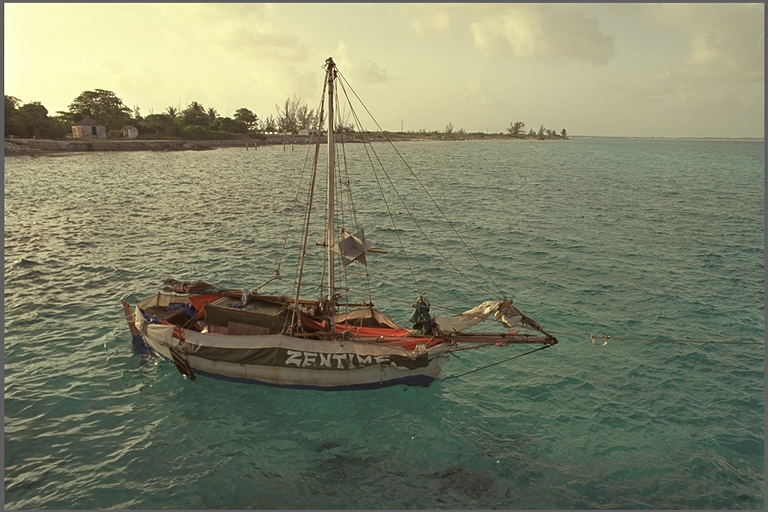
%> input picture Segelboot.bmp, 768 x 512 px
$ octave sebTry.m   (GNU Octave 9; MATLAB toolbox functions it lacks are replaced by stand-ins)
%> lines starting %> are read from the running program, lines starting %| are printed output that depends on the picture; in (x1, y1, x2, y2) boxes, pixels count from 0 and x2, y2 are one past the last pixel; in counts of white or black regions, pixels touching at a corner belong together; the program's own positions count from 1
img = imread('Segelboot.bmp');   % an rgb image
%> img is the input picture: size 512x768x3 uint8; mean R, G, B 126.5, 129.8, 104.5
bw = sum(img,3) > 400;        % a binary image to overlay
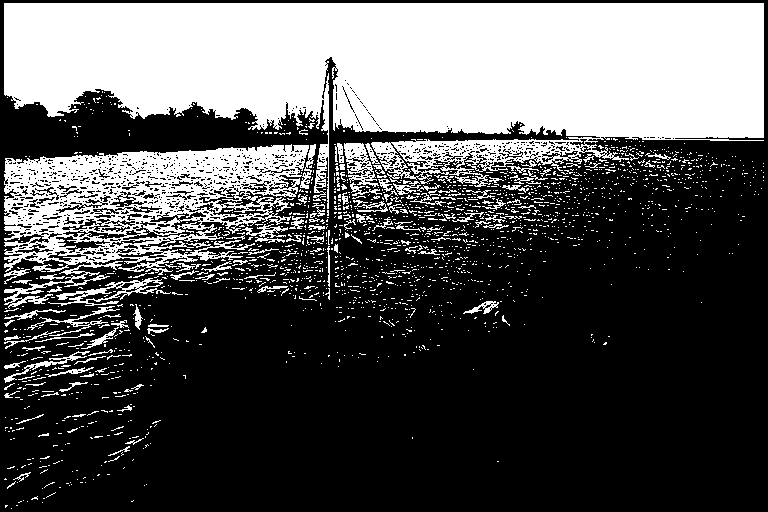
%> bw: size 512x768 logical; 34% white; 1967 white regions (1826 under 20 px), largest, box (x1, y1, x2, y2) and area: (4, 3, 764, 209) 96848, (4, 144, 316, 309) 21752, (48, 278, 171, 306) 870

mask = cast(bw, class(img));  % ensure the types are compatible
img_masked = img .* repmat(mask, [1 1 3]);  % apply the mask
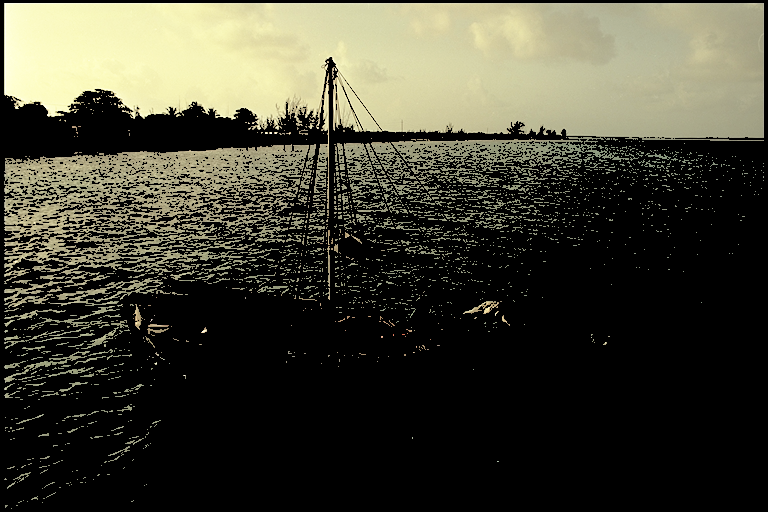
%> img_masked: size 512x768x3 uint8; mean R, G, B 67.2, 66.2, 52.6


imshow(img_masked);

$ run again, with Baboon.tif saved as Segelboot.bmp
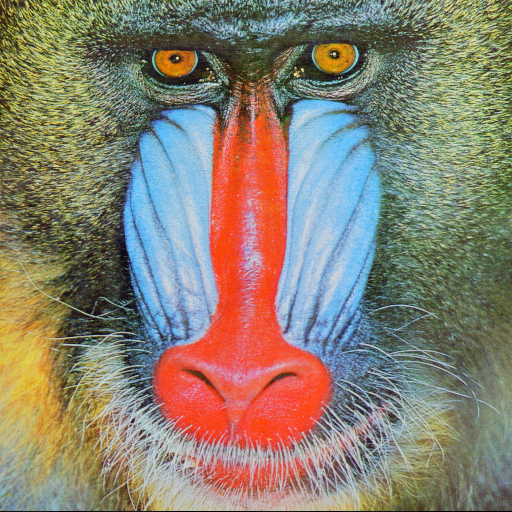
%> input picture Baboon.tif, 512 x 512 px
%> img is the input picture: size 512x512x3 uint8; mean R, G, B 137.4, 128.9, 113.1
%> `bw = sum(img,3) > 400;`:
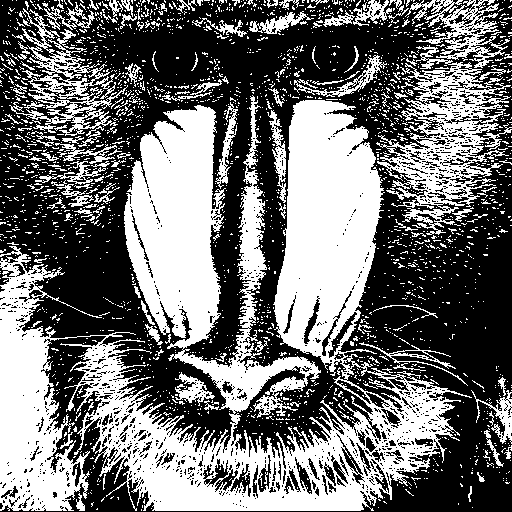
%> bw: size 512x512 logical; 44.2% white; 2420 white regions (2280 under 20 px), largest, box (x1, y1, x2, y2) and area: (0, 95, 472, 511) 81502, (376, 45, 512, 235) 8995, (9, 8, 128, 147) 3852
%> `img_masked = img .* repmat(mask, [1 1 3]);`:
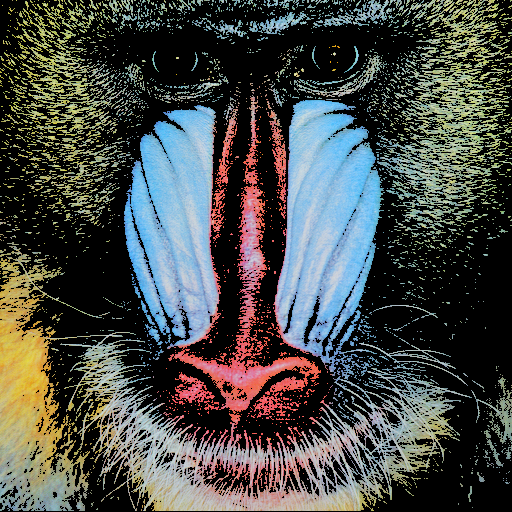
%> img_masked: size 512x512x3 uint8; mean R, G, B 72.6, 75.4, 72.4
